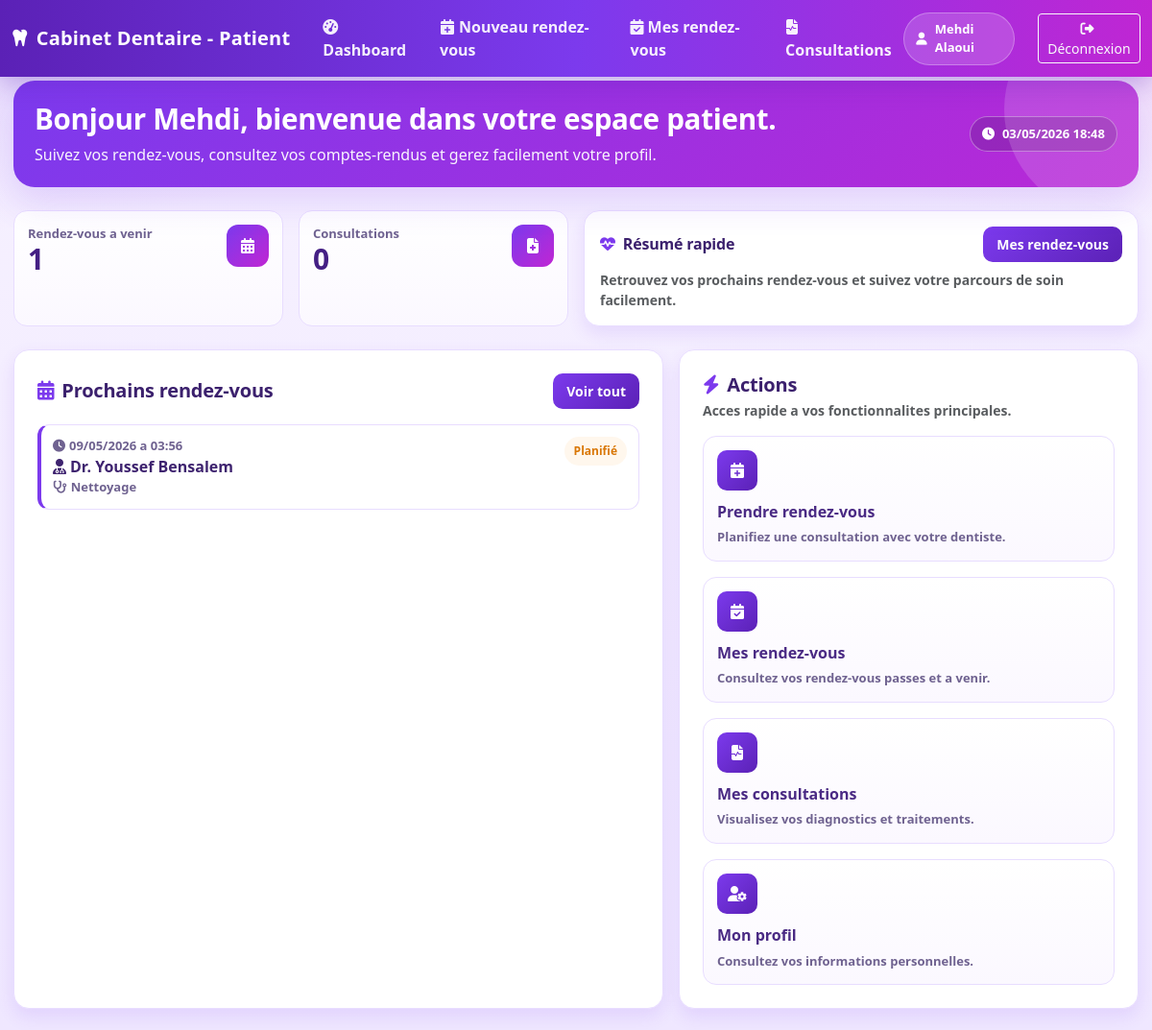
The app's page /index.php?route=/patient/dashboard (signed in) with its own data.
### tables this page shows
CREATE TABLE patients (
    id INT AUTO_INCREMENT PRIMARY KEY,
    user_id INT NOT NULL,
    age INT,
    telephone VARCHAR(20),
    adresse TEXT,
    date_naissance DATE,
    groupe_sanguin VARCHAR(5),
    allergies TEXT,
    observations TEXT,
    created_at TIMESTAMP DEFAULT CURRENT_TIMESTAMP,
    FOREIGN KEY (user_id) REFERENCES users(id) ON DELETE CASCADE,
    KEY idx_user_id (user_id)
);

CREATE TABLE users (
    id INT AUTO_INCREMENT PRIMARY KEY,
    nom VARCHAR(100) NOT NULL,
    prenom VARCHAR(100) NOT NULL,
    email VARCHAR(150) UNIQUE NOT NULL,
    password VARCHAR(255) NOT NULL,
    role ENUM('admin','dentiste','secretaire','patient') NOT NULL DEFAULT 'patient',
    created_at TIMESTAMP DEFAULT CURRENT_TIMESTAMP,
    KEY idx_email (email),
    KEY idx_role (role)
);

CREATE TABLE rendez_vous (
    id INT AUTO_INCREMENT PRIMARY KEY,
    patient_id INT NOT NULL,
    dentiste_id INT NOT NULL,
    secretaire_id INT,
    date_heure DATETIME NOT NULL,
    duree_minutes INT DEFAULT 30,
    motif TEXT,
    type_rendez_vous ENUM('consultation','nettoyage','extraction','traitement','blanchiment','radio','autre') DEFAULT 'consultation',
    statut ENUM('planifié','confirmé','annulé','complété','absent') DEFAULT 'planifié',
    notes TEXT,
    created_at TIMESTAMP DEFAULT CURRENT_TIMESTAMP,
    FOREIGN KEY (patient_id) REFERENCES patients(id) ON DELETE CASCADE,
    FOREIGN KEY (dentiste_id) REFERENCES dentistes(id) ON DELETE CASCADE,
    FOREIGN KEY (secretaire_id) REFERENCES secretaires(id) ON DELETE SET NULL,
    KEY idx_patient (patient_id),
    KEY idx_dentiste (dentiste_id),
    KEY idx_date (date_heure),
    KEY idx_statut (statut)
);

### app/views/patient/dashboard.php (the view, shortened to what the rows shown need)
<!DOCTYPE html>
<html lang="fr">
<head>
    <link href="https://cdn.jsdelivr.net/npm/bootstrap@5.3.0/dist/css/bootstrap.min.css" rel="stylesheet">
    <link href="https://cdnjs.cloudflare.com/ajax/libs/font-awesome/6.4.0/css/all.min.css" rel="stylesheet">
    <link href="<?php echo BASE_URL; ?>css/patient-theme.css" rel="stylesheet">
</head>
<body class="patient-body">
    <nav class="navbar navbar-expand-lg topbar fixed-top">
        <div class="container-fluid">
            <a class="navbar-brand" href="<?php echo BASE_URL; ?>index.php?route=/patient/dashboard">
                <i class="fas fa-tooth me-2"></i>Cabinet Dentaire - Patient
            </a>
            <div class="collapse navbar-collapse" id="navbarNav">
                <ul class="navbar-nav me-auto">
                <li class="nav-item">
                        <a class="nav-link active" href="<?php echo BASE_URL; ?>index.php?route=/patient/dashboard">
                            <i class="fas fa-tachometer-alt me-1"></i>Dashboard
                        </a>
                    </li>
                    <li class="nav-item">
                        <a class="nav-link" href="<?php echo BASE_URL; ?>index.php?route=/patient/rendez-vous/create">
                            <i class="fas fa-calendar-plus me-1"></i>Nouveau rendez-vous
                        </a>
                    </li>
                    <li class="nav-item">
                        <a class="nav-link" href="<?php echo BASE_URL; ?>index.php?route=/patient/rendez-vous">
                            <i class="fas fa-calendar-check me-1"></i>Mes rendez-vous
                        </a>
                    </li>
                    <li class="nav-item">
                        <a class="nav-link" href="<?php echo BASE_URL; ?>index.php?route=/patient/consultations">
                            <i class="fas fa-file-medical-alt me-1"></i>Consultations
                        </a>
                    </li>
                </ul>
                <div class="d-flex align-items-center">
                    <div class="patient-pill">
                        <i class="fas fa-user"></i>
                        <?php echo htmlspecialchars(($user['prenom'] ?? '') . ' ' . ($user['nom'] ?? '')); ?>
                    </div>
                    <a href="<?php echo BASE_URL; ?>index.php?route=/logout" class="btn btn-outline-light btn-sm ms-3">
                        <i class="fas fa-sign-out-alt me-1"></i>Déconnexion
                    </a>
                </div>
            </div>
        </div>
    </nav>
    <div class="dashboard">
        <div class="welcome-banner mb-4">
            <div class="d-flex flex-column flex-lg-row align-items-start align-items-lg-center justify-content-between gap-3">
                <div>
                    <h1 class="welcome-title">Bonjour <?php echo htmlspecialchars($user['prenom'] ?? ''); ?>, bienvenue dans votre espace patient.</h1>
                    <p class="welcome-sub">
                        Suivez vos rendez-vous, consultez vos comptes-rendus et gerez facilement votre profil.
                    </p>
                </div>
                <span class="clock-badge">
                    <i class="fas fa-clock"></i><?php echo date('d/m/Y H:i'); ?>
                </span>
            </div>
        </div>
        <div class="row g-3 mb-4">
            <div class="col-12 col-md-6 col-xl-3">
                <div class="kpi">
                    <div class="d-flex justify-content-between align-items-start">
                        <div>
                            <div class="label">Rendez-vous a venir</div>
                            <div class="value"><?php echo is_array($nextRendezVous) ? count($nextRendezVous) : 0; ?></div>
                        </div>
                        <div class="kpi-icon"><i class="fas fa-calendar-days"></i></div>
                    </div>
                </div>
            </div>
            <div class="col-12 col-md-6 col-xl-3">
                <div class="kpi">
                    <div class="d-flex justify-content-between align-items-start">
                        <div>
                            <div class="label">Consultations</div>
                            <div class="value"><?php echo isset($stats['consultations']) ? (int) $stats['consultations'] : 0; ?></div>
                        </div>
                        <div class="kpi-icon"><i class="fas fa-file-medical"></i></div>
                    </div>
                </div>
            </div>
            <div class="col-12 col-xl-6">
                <div class="panel p-3 h-100 d-flex flex-column justify-content-center">
                    <div class="d-flex align-items-center justify-content-between">
                        <h2 class="panel-title h6 mb-0">
                            <i class="fas fa-heart-pulse me-2 text-primary"></i>Résumé rapide
                        </h2>
                        <a href="<?php echo BASE_URL; ?>index.php?route=/patient/rendez-vous" class="btn btn-primary-custom btn-sm">Mes rendez-vous</a>
                    </div>
                    <p class="text-muted small fw-semibold mb-0 mt-2">
                        Retrouvez vos prochains rendez-vous et suivez votre parcours de soin facilement.
                    </p>
                </div>
            </div>
        </div>
        <div class="row g-3">
            <div class="col-12 col-xl-7">
                <div class="panel p-3 p-md-4 h-100">
                    <div class="d-flex align-items-center justify-content-between mb-3">
                        <h2 class="panel-title h5 mb-0">
                            <i class="fas fa-calendar-alt me-2 text-primary"></i>Prochains rendez-vous
                        </h2>
                        <a href="<?php echo BASE_URL; ?>index.php?route=/patient/rendez-vous" class="btn btn-primary-custom btn-sm">
                            Voir tout
                        </a>
                    </div>
                    <ul class="rdv-list">
                        <?php if (empty($nextRendezVous)): ?>
                            <li class="rdv-row text-center py-4 text-muted">
                                <i class="fas fa-calendar-times fa-2x mb-2"></i><br>
                                Aucun rendez-vous a venir
                            </li>
                        <?php else: ?>
                            <?php foreach ($nextRendezVous as $rdv): ?>
                                <?php
                                $dateHeure = new DateTime($rdv['date_heure']);
                                $now = new DateTime();
                                $diff = $now->diff($dateHeure);
                                $dateFormatted = '';
                                if ($diff->days == 0) {
                                    $dateFormatted = 'Aujourd\'hui a ' . $dateHeure->format('H:i');
                                } elseif ($diff->days == 1) {
                                    $dateFormatted = 'Demain a ' . $dateHeure->format('H:i');
                                } else {
                                    $dateFormatted = $dateHeure->format('d/m/Y') . ' a ' . $dateHeure->format('H:i');
                                }
                                $statutClass = 'status-' . $rdv['statut'];
                                ?>
                                <li class="rdv-row">
                                    <div class="d-flex justify-content-between align-items-start gap-2">
                                        <div>
                                            <div class="rdv-date">
                                                <i class="fas fa-clock me-1"></i><?php echo htmlspecialchars($dateFormatted); ?>
                                            </div>
                                            <div class="rdv-doctor">
                                                <i class="fas fa-user-md me-1"></i>Dr. <?php echo htmlspecialchars($rdv['dentiste_prenom'] . ' ' . $rdv['dentiste_nom']); ?>
                                            </div>
                                            <div class="rdv-type">
                                                <i class="fas fa-stethoscope me-1"></i><?php echo htmlspecialchars(ucfirst($rdv['type_rendez_vous'])); ?>
                                            </div>
                                        </div>
                                        <span class="status-pill <?php echo htmlspecialchars($statutClass); ?>">
                                            <?php echo htmlspecialchars(ucfirst($rdv['statut'])); ?>
                                        </span>
                                    </div>
                                </li>
                            <?php endforeach; ?>
                        <?php endif; ?>
                    </ul>
                </div>
            </div>
            <div class="col-12 col-xl-5">
                <div class="panel p-3 p-md-4 h-100">
                    <div class="mb-3">
                        <h2 class="panel-title h5 mb-1">
                            <i class="fas fa-bolt me-2 text-primary"></i>Actions
                        </h2>
                        <div class="text-muted small fw-semibold">Acces rapide a vos fonctionnalites principales.</div>
                    </div>
                    <div class="row g-3">
                        <div class="col-12">
                            <a href="<?php echo BASE_URL; ?>index.php?route=/patient/rendez-vous/create" class="menu-card">
                                <div class="menu-ico"><i class="fas fa-calendar-plus"></i></div>
                                <p class="menu-title">Prendre rendez-vous</p>
                                <p class="menu-desc">Planifiez une consultation avec votre dentiste.</p>
                            </a>
                        </div>
                        <div class="col-12">
                            <a href="<?php echo BASE_URL; ?>index.php?route=/patient/rendez-vous" class="menu-card">
                                <div class="menu-ico"><i class="fas fa-calendar-check"></i></div>
                                <p class="menu-title">Mes rendez-vous</p>
                                <p class="menu-desc">Consultez vos rendez-vous passes et a venir.</p>
                            </a>
                        </div>
                        <div class="col-12">
                            <a href="<?php echo BASE_URL; ?>index.php?route=/patient/consultations" class="menu-card">
                                <div class="menu-ico"><i class="fas fa-file-medical-alt"></i></div>
                                <p class="menu-title">Mes consultations</p>
                                <p class="menu-desc">Visualisez vos diagnostics et traitements.</p>
                            </a>
                        </div>
                        <div class="col-12">
                            <button type="button" class="menu-card text-start w-100" data-bs-toggle="modal" data-bs-target="#profileModal">
                                <div class="menu-ico"><i class="fas fa-user-cog"></i></div>
                                <p class="menu-title">Mon profil</p>
                                <p class="menu-desc">Consultez vos informations personnelles.</p>
                            </button>
                        </div>
                    </div>
                </div>
            </div>
        </div>
    </div>
</body>
</html>

### records on screen
patients: user.nom "Mehdi Alaoui", user.prenom "Mehdi"
rendez_vous: date_heure "09/05/2026 a 03:56", users.prenom+nom "Youssef Bensalem", type_rendez_vous "Nettoyage", statut "Planifié"

### other values on screen
count($nextRendezVous) "1"
